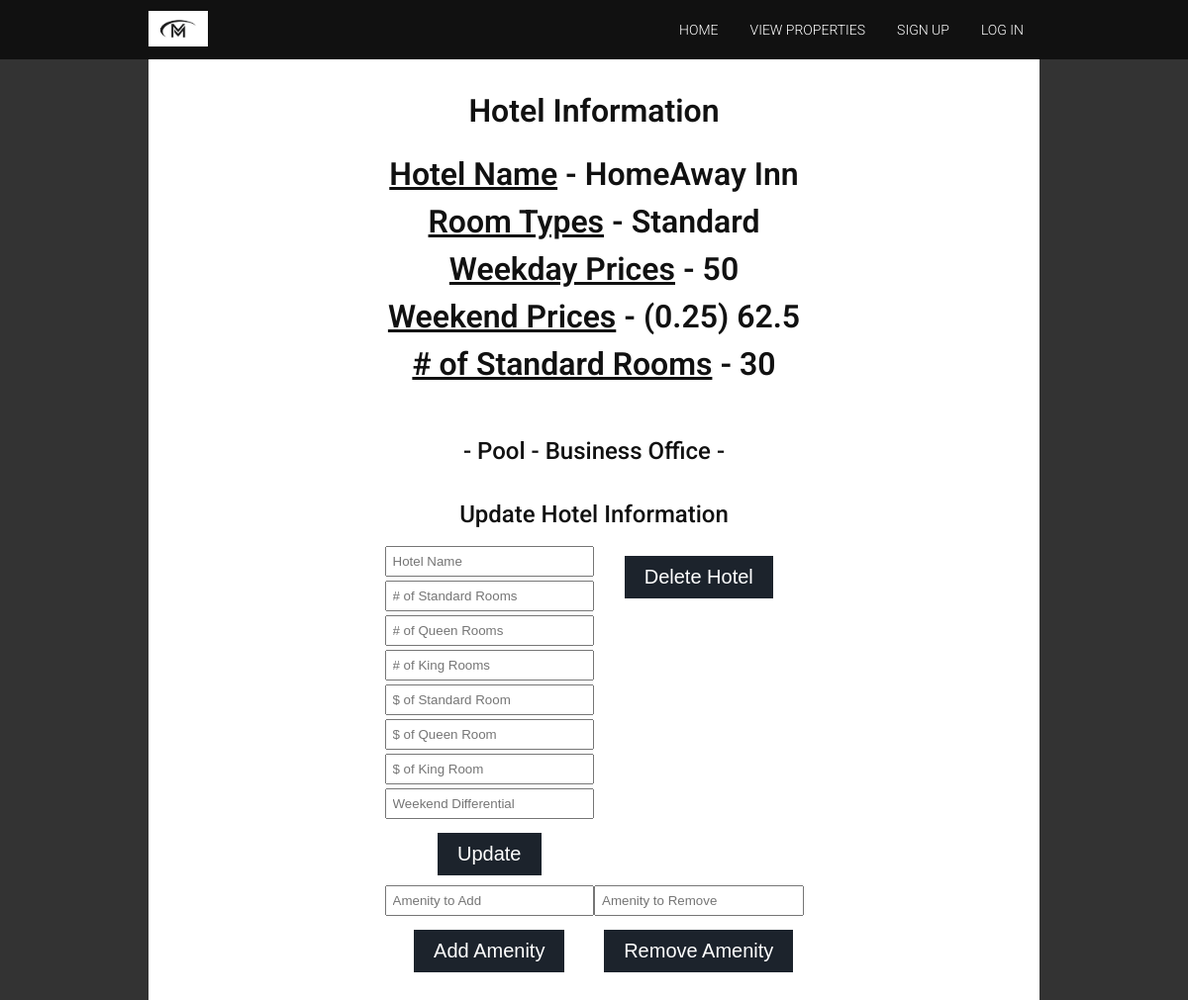
Page /modProp.php?id=1 on the committed database.
### tables this page shows
CREATE TABLE `hotels` (
  `hotelId` int(100) NOT NULL,
  `hotelName` varchar(50) NOT NULL,
  `numRoomS` int(100) NOT NULL,
  `numRoomQ` int(100) DEFAULT NULL,
  `numRoomK` int(100) DEFAULT NULL,
  `standardPrice` float NOT NULL,
  `queenPrice` float DEFAULT NULL,
  `kingPrice` float DEFAULT NULL,
  `weekendDiff` float NOT NULL
);

### modProp.php (the view, shortened to what this page needs)
<?php
include_once "header.php";
include_once "includes/dbh.inc.php";
?>
<div class="wrapper">
<section class="signup-form">
  <h1>Hotel Information<h1>
  <?php
        if(isset($_POST["hotelID"]))
        {
            $hotelID = $_POST["hotelID"];
            $hotelname = showHotelInfo($conn, $hotelID);
        }
        else if(isset($_GET["id"]))
        {
            $hotelID = $_GET["id"];
            $hotelname = showHotelInfo($conn, $hotelID);
        }
        else
        {
            echo "<h2>NOT SET</h2>";
        }
    ?>
  <h2>Update Hotel Information</h2>
  <div class="signup-form-form">
    <form action="includes/updateHotel.inc.php" method="post">
      <input type="text" name="hName" placeholder="Hotel Name">
      <input type="text" name="hnumRoomS" placeholder="# of Standard Rooms">
      <input type="text" name="hnumRoomQ" placeholder="# of Queen Rooms">
      <input type="text" name="hnumRoomK" placeholder="# of King Rooms">
      <input type="text" name="hstandardPrice" placeholder="$ of Standard Room">
      <input type="text" name="hqueenPrice" placeholder="$ of Queen Room">
      <input type="text" name="hkingPrice" placeholder="$ of King Room">
      <input type="text" name="hweekendDiff" placeholder="Weekend Differential">
      <button type="submit" class="button" name="updateHot">Update</button>
    </form>
    <form action="includes/deleteHotel.inc.php" method="post">
        <button type="submit" class="button" name="deleteHot">Delete Hotel</button>
    </form>
    </div>
    <div class="signup-form-form">
    <form action="includes/addAmen.inc.php" method="post">
        <input type="text" name="amenity" placeholder="Amenity to Add">
        <button type="submit" class="button" name="addAmenities">Add Amenity</button>
    </form>
    <form action="includes/remAmen.inc.php" method="post">
        <input type="text" name="amenity" placeholder="Amenity to Remove">
        <button type="submit" class="button" name="remAmenities">Remove Amenity</button>
    </form>
  </div>
</section>
<?php
    function showHotelInfo($conn, $hotelID){
            $sql = "SELECT * FROM hotels WHERE hotelId = ?";
            $stmt = mysqli_stmt_init($conn);
            if (!mysqli_stmt_prepare($stmt, $sql)) {
                header("location: modProp.php?error=stmtfailed");
                exit();
            }
            mysqli_stmt_bind_param($stmt, "s", $hotelID);
            mysqli_stmt_execute($stmt);
            $result = mysqli_stmt_get_result($stmt);
            $row = mysqli_fetch_assoc($result);
            $hotelname = $row["hotelName"];
            echo "<u>Hotel Name</u> - " . $hotelname . "<br>";
            echo "<br>";
            $roomTypes = "Standard";
            $roomPrices = $row["standardPrice"];
            $weekendSPrice = $row["standardPrice"] + ($row["standardPrice"] * $row["weekendDiff"]);
            $weekendString = $weekendSPrice;
            echo "<u>Room Types</u> - " . $roomTypes . "<br>";
            echo "<br>";
            echo "<u>Weekday Prices</u> - " . $roomPrices . "<br>";
            echo "<br>";
            echo "<u>Weekend Prices</u> - (" . $row["weekendDiff"] . ") " . $weekendString . "<br>";
            echo "<br>";
            echo "<u># of Standard Rooms</u> - " . $row["numRoomS"] . "<br>";
            echo "<br>";
            $sqlA = "SELECT * FROM amenities WHERE hotelId = ?";
            $stmtA = mysqli_stmt_init($conn);
            if (!mysqli_stmt_prepare($stmtA, $sqlA)) {
                 header("location: modProp.php?error=stmtfailed");
                exit();
            }
            mysqli_stmt_bind_param($stmtA, "s", $hotelID);
            mysqli_stmt_execute($stmtA);
            $resultA = mysqli_stmt_get_result($stmtA);
            $amenityString = "";
            if($resultA-> num_rows > 0)
            {
                while($rowA = mysqli_fetch_assoc($resultA))
                {
                    $amenityString = $amenityString . " - " . $rowA["amenity"];
                }
                echo "<h2>" . $amenityString . " - </h2>";
            }
            else
            {
                echo "<h2> No Amenities </h2>";
            }
            return $hotelname;
    }
  include_once 'footer.php';
?>

### css/style.css (style rules this page uses)
body { background-color: #333333; }
.wrapper { width: 900px; margin: 0 auto; }
h1, h2, h3, h4, h5, h6, p { font-family: 'Roboto', sans-serif; color: #111; line-height: 24px; }
h1 { font-weight: 600; font-size: 32px; padding: 20px 0; text-align: center; }
h2 { font-weight: 500; font-size: 24px; padding: 20px 0; text-align: center; }
section { background-color: #fff; width: 94%; padding: 20px 3%; width: auto; height: auto; }
.signup-form-form { display: flex; justify-content: center; }
.signup-form form { width: 25%; text-align: center; }
.signup-form form input { width: calc(100% - 16px); padding: 6px; margin-bottom: 4px; }
.signup-form form button { display: block; padding: 10px 20px; margin: 10px auto; cursor: pointer; }
.button { background-color: #1c232c; border: none; margin-bottom: 10px; justify-content: normal; color: white; padding: 15px 40px; text-decoration: none; display: flex; font-size: 20px; }

### rows in the picture
hotels: hotelName "HomeAway Inn", standardPrice "50", weekendDiff "0.25", weekendString "62.5", numRoomS "30"

### other values in the picture
$roomTypes "Standard"
$amenityString "- Pool - Business Office"
